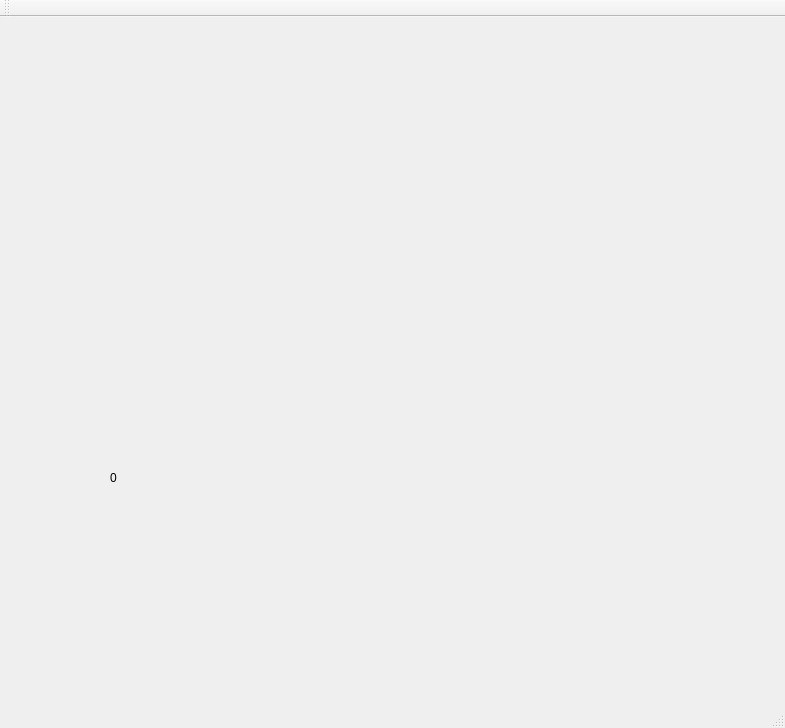
<?xml version="1.0" encoding="UTF-8"?>
<ui version="4.0">
 <class>MainWindow</class>
 <widget class="QMainWindow" name="MainWindow">
  <property name="geometry">
   <rect>
    <x>0</x>
    <y>0</y>
    <width>785</width>
    <height>728</height>
   </rect>
  </property>
  <property name="windowTitle">
   <string>MainWindow</string>
  </property>
  <widget class="QWidget" name="centralWidget">
   <widget class="QWidget" name="verticalLayoutWidget">
    <property name="geometry">
     <rect>
      <x>10</x>
      <y>10</y>
      <width>451</width>
      <height>341</height>
     </rect>
    </property>
    <layout class="QVBoxLayout" name="verticalLayout"/>
   </widget>
   <widget class="QLabel" name="label">
    <property name="geometry">
     <rect>
      <x>110</x>
      <y>380</y>
      <width>341</width>
      <height>161</height>
     </rect>
    </property>
    <property name="text">
     <string>0</string>
    </property>
   </widget>
  </widget>
  <widget class="QMenuBar" name="menuBar">
   <property name="geometry">
    <rect>
     <x>0</x>
     <y>0</y>
     <width>785</width>
     <height>26</height>
    </rect>
   </property>
  </widget>
  <widget class="QToolBar" name="mainToolBar">
   <attribute name="toolBarArea">
    <enum>TopToolBarArea</enum>
   </attribute>
   <attribute name="toolBarBreak">
    <bool>false</bool>
   </attribute>
  </widget>
  <widget class="QStatusBar" name="statusBar"/>
 </widget>
 <layoutdefault spacing="6" margin="11"/>
 <resources/>
 <connections/>
</ui>
